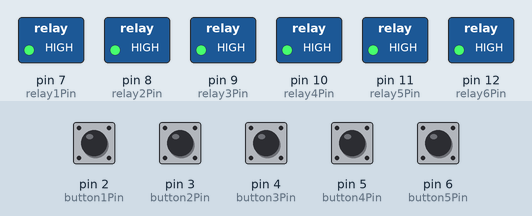
Bench run of a sketch on a simulated Arduino Uno, built with avr-gcc and run on an emulated ATmega328P. Shown: switched loads named in the sketch (green lamp = pin HIGH). The inputs (shaded band) are chosen by the test bench; at power-on: pin 2 (button1Pin), pin 3 (button2Pin), pin 4 (button3Pin), pin 5 (button4Pin), pin 6 (button5Pin) HIGH.

Above: at 1.2 s.
1.3 s: pin 2 (button1Pin) pulled LOW for 0.15 s
At 1.37 s:
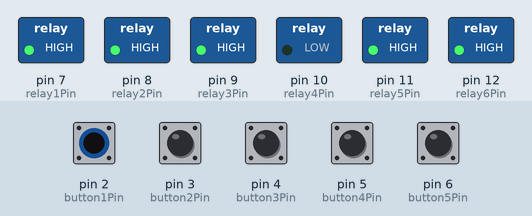
2.9 s: pin 3 (button2Pin) pulled LOW for 0.15 s
At 3.02 s:
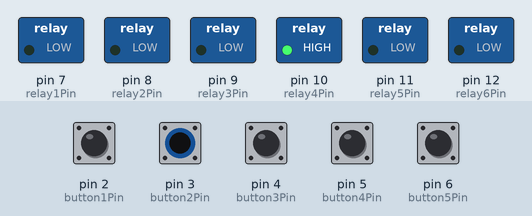
4.6 s: pin 4 (button3Pin) pulled LOW for 0.15 s
At 10.1 s:
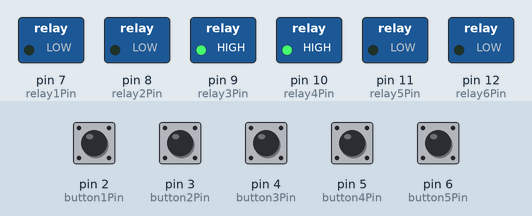
Timing chart, 0 to 18.6 s (numbered marks = the images above; inputs shaded):
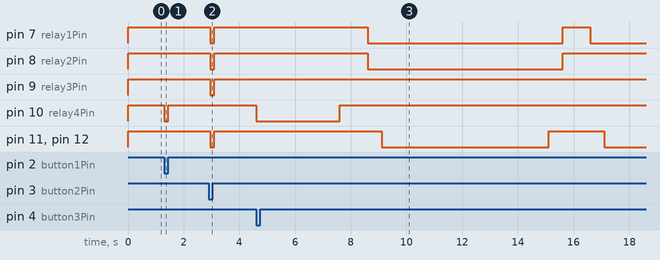

The sketch:

Testing_new.ino
```cpp
const int relay1Pin = 7;  // SV 1 connected to digital 7 pin (SV Internal 1)
const int relay2Pin = 8;  // SV 2 connected to digital 8 pin (SV Internal 2)
const int relay3Pin = 9;  // SV 3 connected to digital 9 pin (SV External)
const int relay4Pin = 10; // Pump 1 connected to digital 10 pin (Detergent Pump)
const int relay5Pin = 11; // Pump 2 connected to digital 11 pin (Water Pump 1)
const int relay6Pin = 12; // Pump 3 connected to digital 12 pin (Water Pump 2)


const int button1Pin = 2; // 1st button: Will activate detergent pump
const int button2Pin = 3; // 2nd button: Will activate all Pumps and SVs
const int button3Pin = 4; // 3rd button: Will run 1st cycle 2s > 6s > 4s (low wash)
const int button4Pin = 5; // 4th button: Will run 2nd cycle 3s > 8s > 6s (medium wash)
const int button5Pin = 6; // 5th button: Will run 3rd cycle 4s > 12s > 9s (high wash)

void setup() {
  //  Activate all buttons and assigning them as input,
  //  pullup resistors inside Arduino activated

  pinMode(button1Pin, INPUT_PULLUP);
  pinMode(button2Pin, INPUT_PULLUP);
  pinMode(button3Pin, INPUT_PULLUP);
  pinMode(button4Pin, INPUT_PULLUP);
  pinMode(button5Pin, INPUT_PULLUP);

  // Activating all relays and assigning them as output to recieve signals

  pinMode(relay1Pin, OUTPUT);
  pinMode(relay2Pin, OUTPUT);
  pinMode(relay3Pin, OUTPUT);
  pinMode(relay4Pin, OUTPUT);
  pinMode(relay5Pin, OUTPUT);
  pinMode(relay6Pin, OUTPUT);

  // Relay are turned low initially.
  // Take care that Relay are low level trigerred and Pullups are used with buttons
  //hence HIGH = LOW here which means, assigning HIGH means we are turning it off.

  digitalWrite(relay1Pin, HIGH); // SV1
  digitalWrite(relay2Pin, HIGH); //SV2
  digitalWrite(relay3Pin, HIGH); //SV3
  digitalWrite(relay4Pin, HIGH); // Detergent Pump (PD1)
  digitalWrite(relay5Pin, HIGH); // Water Pump 1 (PW1)
  digitalWrite(relay6Pin, HIGH); // Water Pump 2 (PW2)
}


void loop() {
  // Pressing button 1: Detergent operation

  int buttonState1 = digitalRead(button1Pin); // Manual 1 button
  int buttonState2 = digitalRead(button2Pin); // Manual 2 button
  int buttonState3 = digitalRead(button3Pin); // Simple Wash cycle
  int buttonState4 = digitalRead(button4Pin); // Medium Wash cycle
  int buttonState5 = digitalRead(button5Pin); // High Wash Cycle

  // Manual button 1 - Activates only detergent
  if (buttonState1 == LOW and buttonState2 == HIGH and buttonState3 == HIGH and buttonState4 == HIGH and buttonState5 == HIGH) {
    digitalWrite(relay4Pin, LOW); // Detergent Pump
    delay(50);
  }

  // Manual button 2 - Activates 2 Water Pumps and 3 SVs (SI1, SI2, SE3) together (Relay 1,2,3,5 & 6)
  else if (buttonState1 == HIGH and buttonState2 == LOW and buttonState3 == HIGH and buttonState4 == HIGH and buttonState5 == HIGH) {
    digitalWrite(relay1Pin, LOW);
    digitalWrite(relay2Pin, LOW);
    digitalWrite(relay3Pin, LOW);
    digitalWrite(relay5Pin, LOW);
    digitalWrite(relay6Pin, LOW);
    delay(50);
  }

  // Cycle 1 button - Runs SIMPLE WASH cycle
  /*
      1. PD1 on then off (Relay 4)
      2. Internal SVs and Water pumps on (Relay 1,2 and 5,6)
      3. Internal SV 1 (SI1) and Water Pumps turns on (Relay 1,5 and 6) and off
      4. Internal SV 2 (SI2) and Water pumps turns on (Relay 2,5 and 6) and off
      5. External SV 3 (SE3) and Water Pumps turns on (Relay 3,5 and 6) and off
  */
  else if (buttonState1 == HIGH and buttonState2 == HIGH and buttonState3 == LOW and buttonState4 == HIGH and buttonState5 == HIGH) {
    digitalWrite(relay4Pin, LOW); //Step 1 Starts
    delay(3000);
    digitalWrite(relay4Pin, HIGH); //Step 1 Ends
    delay(1000);
    digitalWrite(relay1Pin, LOW); //Step 2 Starts
    digitalWrite(relay2Pin, LOW);
    delay(500);
    digitalWrite(relay5Pin, LOW);
    digitalWrite(relay6Pin, LOW);
    delay(6000);
    digitalWrite(relay5Pin, HIGH);
    digitalWrite(relay6Pin, HIGH);
    delay(500);
    digitalWrite(relay1Pin, HIGH);
    digitalWrite(relay2Pin, HIGH); //Step 2 Ends
    delay(1000);
    digitalWrite(relay1Pin, LOW);  //Step 3 Starts
    delay(500);
    digitalWrite(relay5Pin, LOW);
    digitalWrite(relay6Pin, LOW);
    delay(6000);
    digitalWrite(relay5Pin, HIGH);
    digitalWrite(relay6Pin, HIGH);
    delay(500);
    digitalWrite(relay1Pin, HIGH); //Step 3 Ends
    delay(1000);
    digitalWrite(relay2Pin, LOW);  //Step 4 Starts
    delay(500);
    digitalWrite(relay5Pin, LOW);
    digitalWrite(relay6Pin, LOW);
    delay(6000);
    digitalWrite(relay5Pin, HIGH);
    digitalWrite(relay6Pin, HIGH);
    delay(500);
    digitalWrite(relay2Pin, HIGH); //Step 4 Ends
    delay(1000);
    digitalWrite(relay3Pin, LOW);  //Step 5 Starts
    delay(500);
    digitalWrite(relay5Pin, LOW);
    digitalWrite(relay6Pin, LOW);
    delay(6000);
    digitalWrite(relay5Pin, HIGH);
    digitalWrite(relay6Pin, HIGH);
    delay(500);
    digitalWrite(relay3Pin, HIGH); //Step 5 Ends

  }
  // Cycle 2 button - Runs MEDIUM WASH cycle
  /*
      1. PD1 on then off (Relay 4)
      2. Internal SVs and Water pumps on (Relay 1,2 and 5,6)
      3. Internal SV 1 (SI1) and Water Pumps turns on (Relay 1,5 and 6) and off
      4. Internal SV 2 (SI2) and Water pumps turns on (Relay 2,5 and 6) and off
      5. External SV 3 (SE3) and Water Pumps turns on (Relay 3,5 and 6) and off
  */
  else if (buttonState1 == HIGH and buttonState2 == HIGH and buttonState3 == HIGH and buttonState4 == LOW and buttonState5 == HIGH) {
    digitalWrite(relay4Pin, LOW); //Step 1 Starts
    delay(3000);
    digitalWrite(relay4Pin, HIGH); //Step 1 Ends
    delay(1000);
    digitalWrite(relay1Pin, LOW); //Step 2 Starts
    digitalWrite(relay2Pin, LOW);
    delay(500);
    digitalWrite(relay5Pin, LOW);
    digitalWrite(relay6Pin, LOW);
    delay(6000);
    digitalWrite(relay5Pin, HIGH);
    digitalWrite(relay6Pin, HIGH);
    delay(500);
    digitalWrite(relay1Pin, HIGH);
    digitalWrite(relay2Pin, HIGH); //Step 2 Ends
    delay(1000);
    digitalWrite(relay1Pin, LOW);  //Step 3 Starts
    delay(500);
    digitalWrite(relay5Pin, LOW);
    digitalWrite(relay6Pin, LOW);
    delay(6000);
    digitalWrite(relay5Pin, HIGH);
    digitalWrite(relay6Pin, HIGH);
    delay(500);
    digitalWrite(relay1Pin, HIGH); //Step 3 Ends
    delay(1000);
    digitalWrite(relay2Pin, LOW);  //Step 4 Starts
    delay(500);
    digitalWrite(relay5Pin, LOW);
    digitalWrite(relay6Pin, LOW);
    delay(6000);
    digitalWrite(relay5Pin, HIGH);
    digitalWrite(relay6Pin, HIGH);
    delay(500);
    digitalWrite(relay2Pin, HIGH); //Step 4 Ends
    delay(1000);
    digitalWrite(relay3Pin, LOW);  //Step 5 Starts
    delay(500);
    digitalWrite(relay5Pin, LOW);
    digitalWrite(relay6Pin, LOW);
    delay(6000);
    digitalWrite(relay5Pin, HIGH);
    digitalWrite(relay6Pin, HIGH);
    delay(500);
    digitalWrite(relay3Pin, HIGH); //Step 5 Ends

  }
  // Cycle 3 button - Runs HIGH WASH cycle
  /*
      1. PD1 on then off (Relay 4)
      2. Internal SVs and Water pumps on (Relay 1,2 and 5,6)
      3. Internal SV 1 (SI1) and Water Pumps turns on (Relay 1,5 and 6) and off
      4. Internal SV 2 (SI2) and Water pumps turns on (Relay 2,5 and 6) and off
      5. External SV 3 (SE3) and Water Pumps turns on (Relay 3,5 and 6) and off
  */

  else if (buttonState1 == HIGH and buttonState2 == HIGH and buttonState3 == HIGH and buttonState4 == HIGH and buttonState5 == LOW) {
    digitalWrite(relay4Pin, LOW); //Step 1 Starts
    delay(3000);
    digitalWrite(relay4Pin, HIGH); //Step 1 Ends
    delay(1000);
    digitalWrite(relay1Pin, LOW); //Step 2 Starts
    digitalWrite(relay2Pin, LOW);
    delay(500);
    digitalWrite(relay5Pin, LOW);
    digitalWrite(relay6Pin, LOW);
    delay(6000);
    digitalWrite(relay5Pin, HIGH);
    digitalWrite(relay6Pin, HIGH);
    delay(500);
    digitalWrite(relay1Pin, HIGH);
    digitalWrite(relay2Pin, HIGH); //Step 2 Ends
    delay(1000);
    digitalWrite(relay1Pin, LOW);  //Step 3 Starts
    delay(500);
    digitalWrite(relay5Pin, LOW);
    digitalWrite(relay6Pin, LOW);
    delay(6000);
    digitalWrite(relay5Pin, HIGH);
    digitalWrite(relay6Pin, HIGH);
    delay(500);
    digitalWrite(relay1Pin, HIGH); //Step 3 Ends
    delay(1000);
    digitalWrite(relay2Pin, LOW);  //Step 4 Starts
    delay(500);
    digitalWrite(relay5Pin, LOW);
    digitalWrite(relay6Pin, LOW);
    delay(6000);
    digitalWrite(relay5Pin, HIGH);
    digitalWrite(relay6Pin, HIGH);
    delay(500);
    digitalWrite(relay2Pin, HIGH); //Step 4 Ends
    delay(1000);
    digitalWrite(relay3Pin, LOW);  //Step 5 Starts
    delay(500);
    digitalWrite(relay5Pin, LOW);
    digitalWrite(relay6Pin, LOW);
    delay(6000);
    digitalWrite(relay5Pin, HIGH);
    digitalWrite(relay6Pin, HIGH);
    delay(500);
    digitalWrite(relay3Pin, HIGH); //Step 5 Ends

  }

// Default Condition - ALL RELAYS OFF

  else
  {
    digitalWrite(relay1Pin, HIGH);
    digitalWrite(relay2Pin, HIGH);
    digitalWrite(relay3Pin, HIGH);
    digitalWrite(relay4Pin, HIGH);
    digitalWrite(relay5Pin, HIGH);
    digitalWrite(relay6Pin, HIGH);
  }

  delay(100);
}
```

Measured:
- after the input at 1.3 s, pin 10 (relay4Pin): HIGH → LOW at once, → HIGH 0.15 s later
- after the input at 2.9 s, pin 7 (relay1Pin), pin 8 (relay2Pin), pin 9 (relay3Pin), pin 11 (relay5Pin), pin 12 (relay6Pin): HIGH → LOW after 0.05 s, → HIGH 0.15 s later
- after the input at 4.6 s, pin 7 (relay1Pin): HIGH → LOW after 4.0 s, → HIGH 7.0 s later, → LOW 1.0 s later; pin 8 (relay2Pin): HIGH → LOW after 4.0 s, → HIGH 7.0 s later; pin 10 (relay4Pin): HIGH → LOW at once, → HIGH 3.0 s later; pin 11 (relay5Pin), pin 12 (relay6Pin): HIGH → LOW after 4.5 s, → HIGH 6.0 s later, → LOW 2.0 s later
